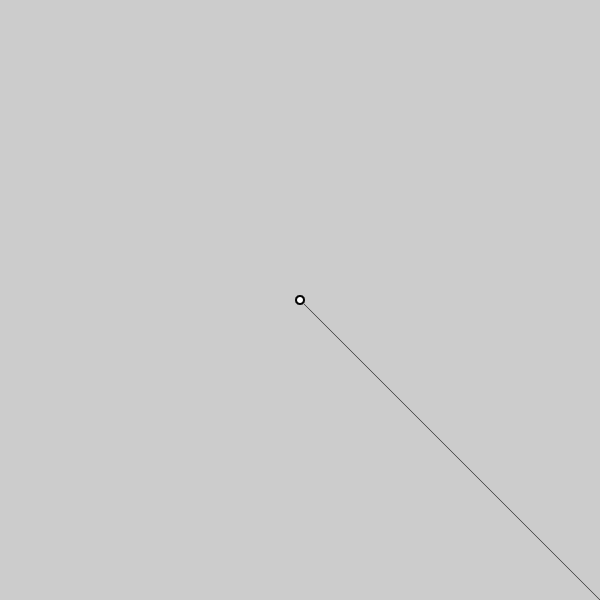
Frame 1 (no input)
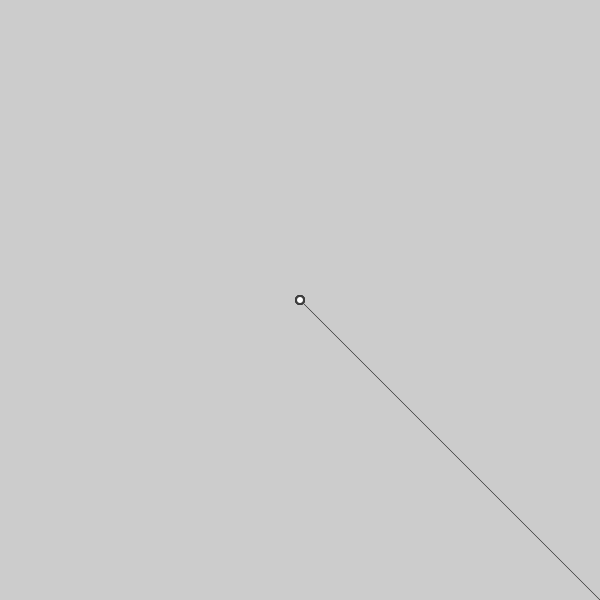
Frame 60 (the mouse pressed at the canvas centre just before this capture)
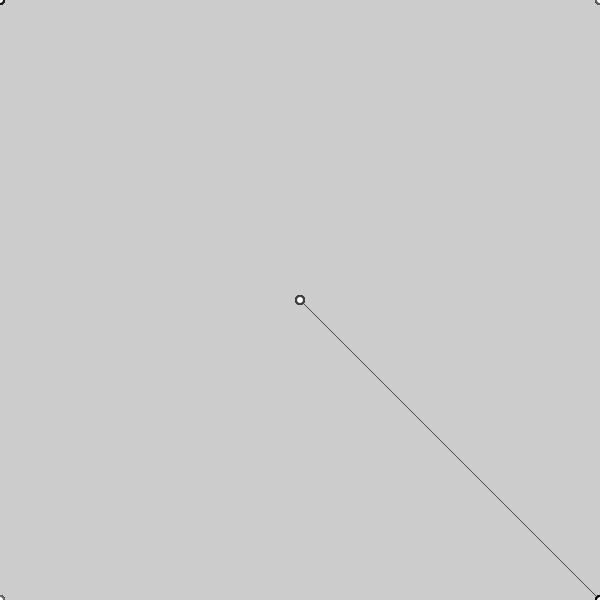
Frame 120 (the mouse held since frame 60 and released just before this capture)

The Processing sketch that drew these frames (run headless with seeded random() and noise(); from frame 60 on, the mouse is pressed at the canvas centre):

// Processing sketch: processing_53141
// ── processing_53141.pde

float x,y, angle;
void setup(){

  size(600,600);
  smooth();
  colorMode(HSB,360,100,100,100);
  strokeWeight(.5);
}
void draw(){
  
  for(int i = 5;i<360;i++){
   float colorValue = map(i,5,width,0,360);
  }
  pushMatrix();
  frameRate (3);
  //background(255,255,255);
  popMatrix();
  frameRate(120);
  translate(300,300);
    x=cos(radians(angle))*60 +angle;
  y=sin(radians(angle))*60 + angle;
  for (int i=0; i<360;i++){ // i starts at 0 add 1 I every loop and stop i at 360
  line(mouseX,mouseY,1000,1000);
  rotate(radians(1));
  angle ++;

  noStroke();
  
  float glowLight = tan(radians(angle));
 glowLight= map(glowLight,-1 ,1,0,255);
  fill (glowLight);
  ellipse (mouseX, mouseY,10,10);
  angle+= 2000000;
  
    float glowLight2 = sin(radians(angle));
 glowLight= map(glowLight,-1 ,1,0,255);
  fill (glowLight);
  ellipse (mouseX, mouseY,6,6);
  angle+= 2000000;
  

  
  
  
  }
}
